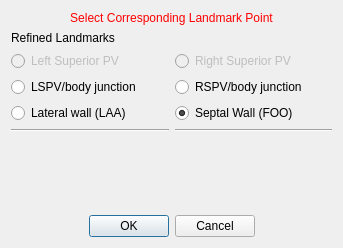
<?xml version="1.0" encoding="UTF-8"?>
<ui version="4.0">
 <class>AtrialFibresLandmarksViewRefined</class>
 <widget class="QWidget" name="AtrialFibresLandmarksViewRefined">
  <property name="geometry">
   <rect>
    <x>0</x>
    <y>0</y>
    <width>343</width>
    <height>248</height>
   </rect>
  </property>
  <property name="minimumSize">
   <size>
    <width>0</width>
    <height>248</height>
   </size>
  </property>
  <property name="maximumSize">
   <size>
    <width>16777215</width>
    <height>248</height>
   </size>
  </property>
  <property name="windowTitle">
   <string>Set Values</string>
  </property>
  <layout class="QVBoxLayout" name="verticalLayout">
   <item>
    <widget class="QLabel" name="titleLabel">
     <property name="styleSheet">
      <string notr="true">QLabel { color: rgb(255, 0, 0) }</string>
     </property>
     <property name="text">
      <string>Select Corresponding Landmark Point</string>
     </property>
     <property name="alignment">
      <set>Qt::AlignCenter</set>
     </property>
    </widget>
   </item>
   <item>
    <layout class="QGridLayout" name="gridLayout">
     <item row="3" column="0">
      <widget class="QRadioButton" name="radioBtn_LA_LatWall">
       <property name="text">
        <string>Lateral wall (LAA)</string>
       </property>
      </widget>
     </item>
     <item row="5" column="1">
      <widget class="Line" name="line_2">
       <property name="orientation">
        <enum>Qt::Horizontal</enum>
       </property>
      </widget>
     </item>
     <item row="2" column="1">
      <widget class="QRadioButton" name="radioBtn_LA_RspvBody">
       <property name="text">
        <string>RSPV/body junction</string>
       </property>
      </widget>
     </item>
     <item row="2" column="0">
      <widget class="QRadioButton" name="radioBtn_LA_LspvBody">
       <property name="text">
        <string>LSPV/body junction</string>
       </property>
      </widget>
     </item>
     <item row="5" column="0">
      <widget class="Line" name="line">
       <property name="orientation">
        <enum>Qt::Horizontal</enum>
       </property>
      </widget>
     </item>
     <item row="0" column="0">
      <widget class="QLabel" name="label_rough">
       <property name="text">
        <string>Refined Landmarks</string>
       </property>
      </widget>
     </item>
     <item row="3" column="1">
      <widget class="QRadioButton" name="radioBtn_LA_FO">
       <property name="text">
        <string>Septal Wall (FOO)</string>
       </property>
       <property name="checked">
        <bool>true</bool>
       </property>
      </widget>
     </item>
     <item row="1" column="0">
      <widget class="QRadioButton" name="radioBtn_LA_LSPV">
       <property name="enabled">
        <bool>false</bool>
       </property>
       <property name="text">
        <string>Left Superior PV</string>
       </property>
      </widget>
     </item>
     <item row="1" column="1">
      <widget class="QRadioButton" name="radioBtn_LA_RSPV">
       <property name="enabled">
        <bool>false</bool>
       </property>
       <property name="text">
        <string>Right Superior PV</string>
       </property>
      </widget>
     </item>
    </layout>
   </item>
   <item>
    <spacer name="verticalSpacer">
     <property name="orientation">
      <enum>Qt::Vertical</enum>
     </property>
     <property name="sizeHint" stdset="0">
      <size>
       <width>20</width>
       <height>40</height>
      </size>
     </property>
    </spacer>
   </item>
   <item>
    <widget class="QDialogButtonBox" name="buttonBox">
     <property name="enabled">
      <bool>true</bool>
     </property>
     <property name="orientation">
      <enum>Qt::Horizontal</enum>
     </property>
     <property name="standardButtons">
      <set>QDialogButtonBox::Cancel|QDialogButtonBox::Ok</set>
     </property>
     <property name="centerButtons">
      <bool>true</bool>
     </property>
    </widget>
   </item>
  </layout>
 </widget>
 <layoutdefault spacing="6" margin="11"/>
 <resources/>
 <connections/>
</ui>
